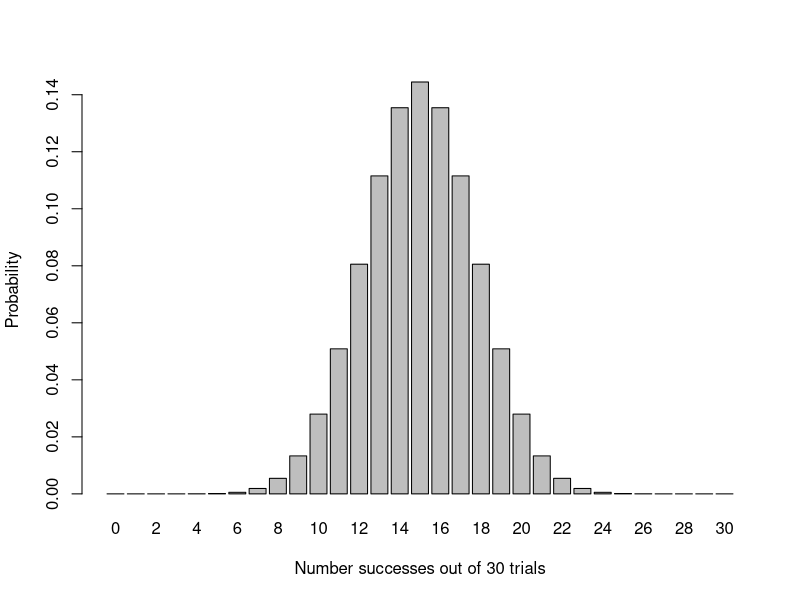
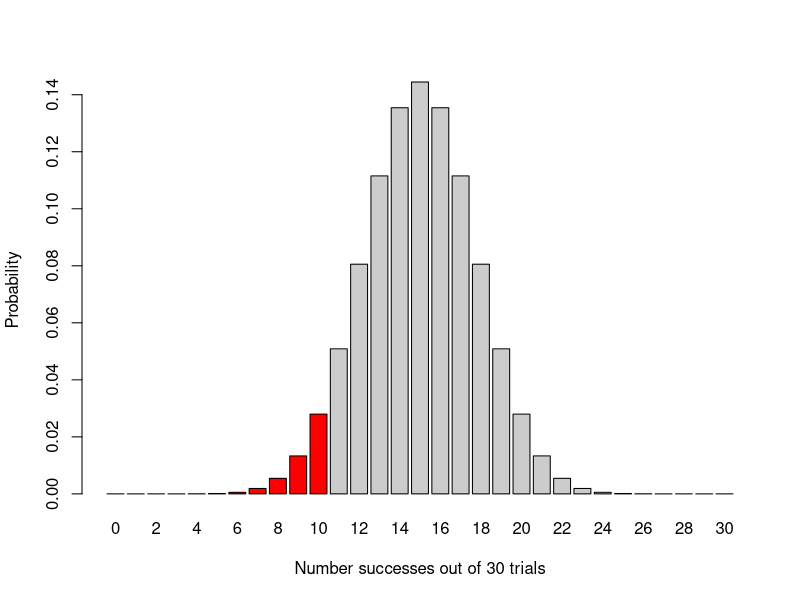
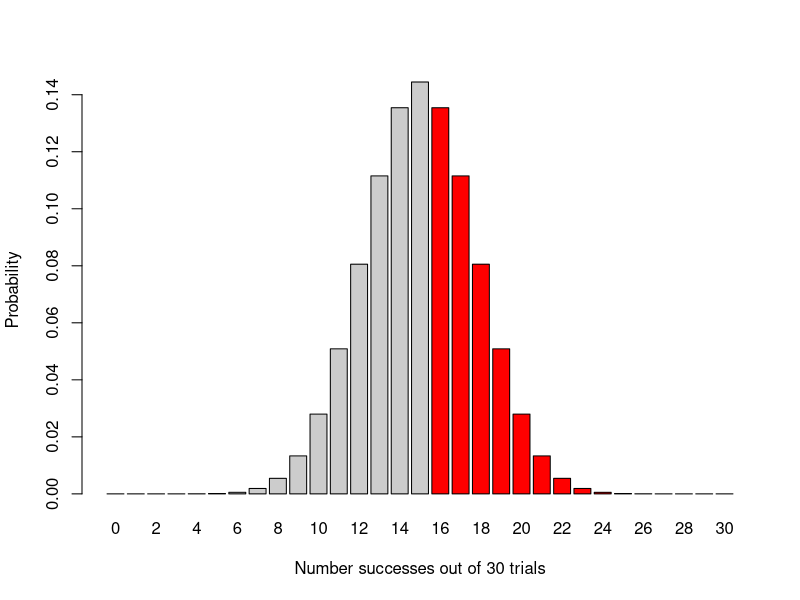
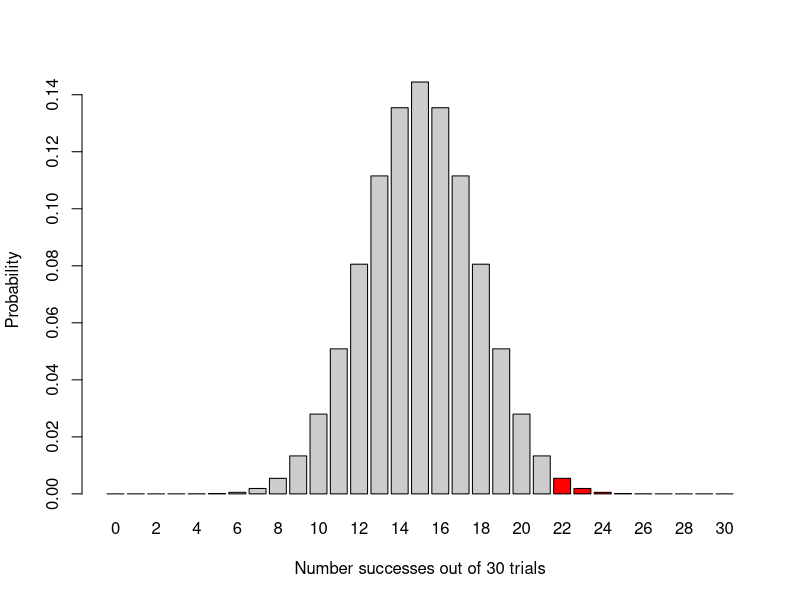
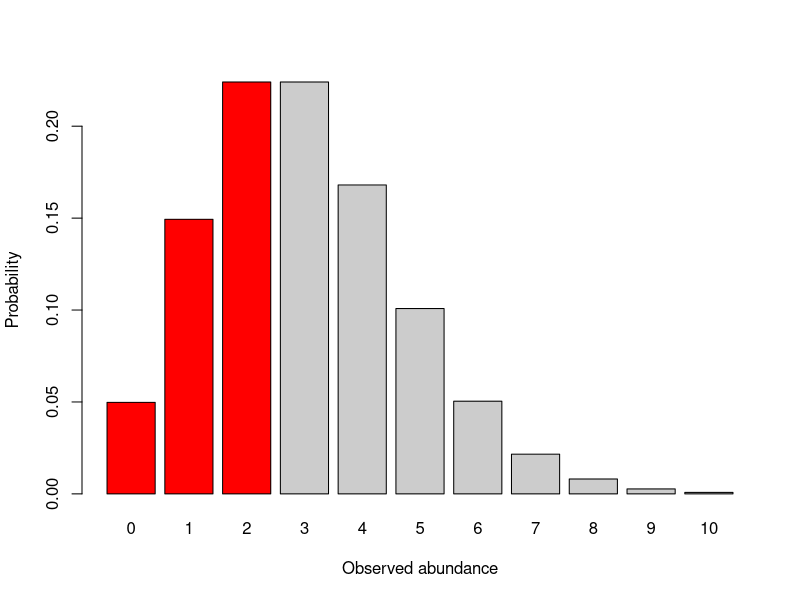
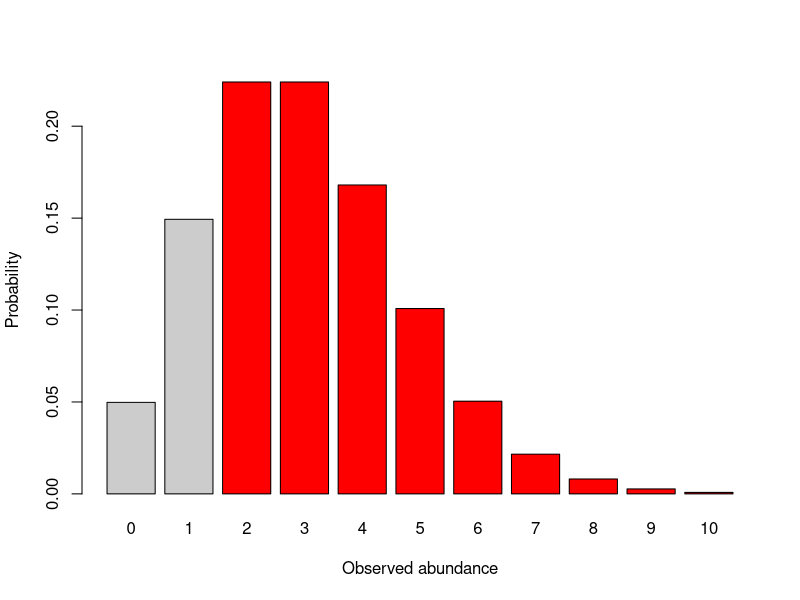
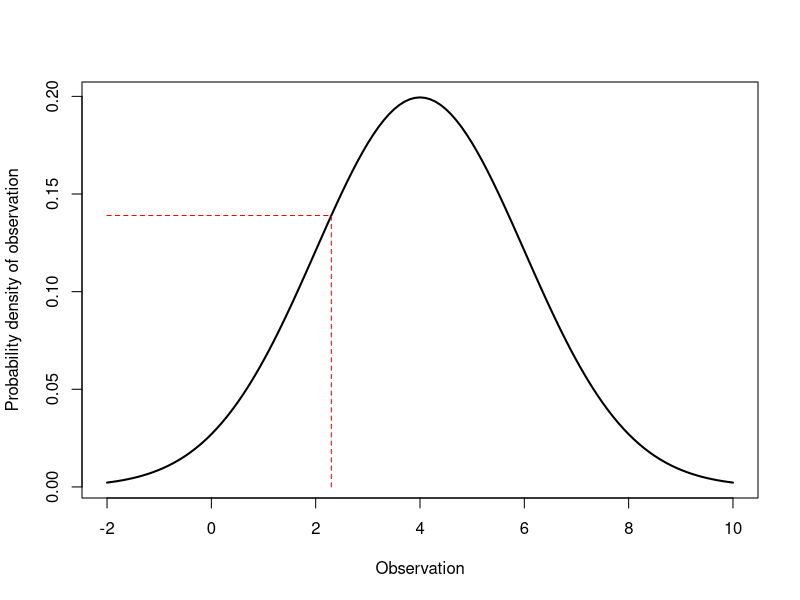
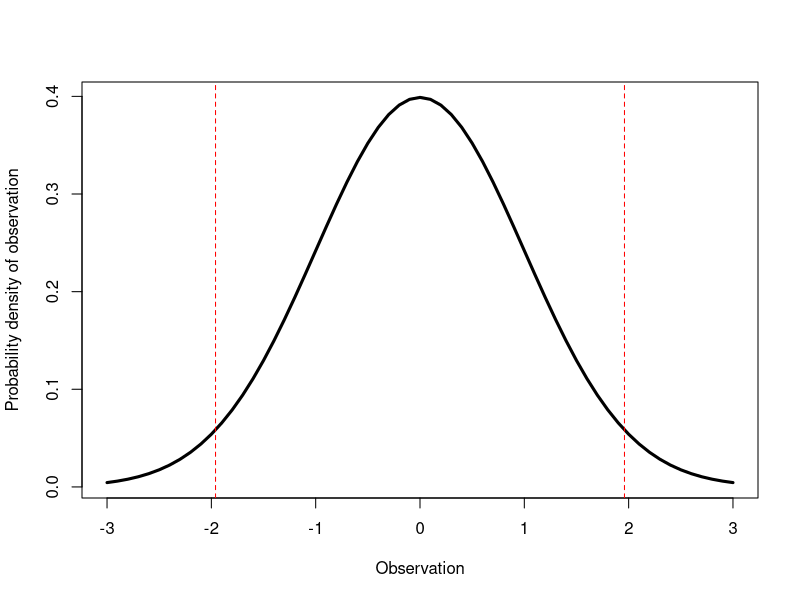

Source code (R) for these figures, in order:
## ---- chunk 1
# Run one by one to look at the help pages
?dbinom
?dpois
## ---- chunk 2
# Model/population parameters:
# (feel free to play around with the parameters)
successes = 10
n.trials = 30
p = 0.5

# probability:
dbinom(x = successes, size = n.trials, prob = p)
## ---- chunk 3
dbinom(15, 30, 0.5) # remember you don't have to name your arguments,
                    # SO LONG AS they are in the right order
## ---- chunk 4
## ~~ Run this line by line ~~ ##

successes = 10
n.trials = 30
p = 0.5

# reminder: the command X:Y gives you a vector of integers from X through Y
0:30

# most functions in R can take a vector (a string of numbers) as an argument
# in which case they run the function on each element of the vector in turn:
p.30.5 <- dbinom(x = 0:30, size = 30, prob = 0.5)

# Remember, we can pull out individual results from this vector by indexing:
p.30.5[1] # first entry, for x = 0 (probability of 0 successes)
p.30.5[11] # 11th entry, for x = 10

# If we wanted the probability of one result or the another,
# we can sum them:
p.30.5[2] + p.30.5[3] # probability of x = 1 or x = 2

# Note: they sum to 1:
sum(p.30.5)

# Make a plot to show all these together:
barplot(height = p.30.5, # height of the bars
        names.arg = 0:30, # names of the bars
        xlab = "Number successes out of 30 trials",
        ylab = "Probability"
) # the closing parenthesis is down here
## ---- chunk 5
sum( # dropping nested functions onto new lines is a common way to format code
  dbinom(0:10, 30, 0.5)
)

# Or, because we already have it saved:
sum(p.30.5[1:11])

barplot(height = p.30.5,
        names.arg = 0:30,
        xlab = "Number successes out of 30 trials",
        ylab = "Probability",
        col = c(rep('red', 11), rep('gray80', 20))
            # col is the color argument, to change the color of plots
            # c() concatenates its arguments into one vector
            # the rep() function repeats things
            # Together, I used these to supply the color of every bar
            # by repeating 'red' 11 times and 'gray80' 20 times.
)

## ---- chunk 6
# What is the probability of getting 16 or more heads out of 30?
 
barplot(height = p.30.5,
        names.arg = 0:30,
        xlab = "Number successes out of 30 trials",
        ylab = "Probability",
        col = c(rep('gray80', 16), rep('red', 15))
)

sum(p.30.5[17:31])
# High! That's not very extreme

# What about getting 22 or more heads out of 30?
barplot(height = p.30.5,
        names.arg = 0:30,
        xlab = "Number successes out of 30 trials",
        ylab = "Probability",
        col = c(rep('gray80', 22), rep('red', 9))
)

sum(p.30.5[23:31])
# Much smaller!
## ---- chunk 7
# 1.1a Vector of all probabilities:


# 1.1b Show these sum to 1:


# 1.2 Barplot to show the probablity distribution:


# 1.3 Probability of never encountering B. affinis:


# 1.4 Probability of encountering B. affinis exactly one site:


# 1.5 Probability of encounter B. affinis at *at least* one site:



## ---- chunk 8
# Model/population parameters:
successes = 10
n.trials = 30
p = 0.5

# probability of getting exactly X successes:
dbinom(successes, n.trials, p)

# probability of getting *X or fewer* successes:
pbinom(successes, n.trials, p)

# Probability of getting *more than X* successes:
pbinom(successes, n.trials, p, lower.tail = FALSE)
## ---- chunk 9
# Model/population parameters:
lambda = 3 # mean abundance or frequency
n.bins = 10 # number of outcomes to calculate probability of

# observed outcome:
obs = 2

# Probability of all outcomes:
probs <- dpois(0:n.bins, # Poisson does not have an upper bound,
                     # but we gotta cut it off somewhere.
                     # You can adjust this by changing n.bins, above
               lambda = lambda # the argument and object have the same name;
                               # that's ok
               )
sum(probs) # might round to 1, but technically does not sum to 1
           # because the Poisson does not have an upper bound

# probability of an observation less than or equal to obs:
ppois(obs, lambda)

# Barplot w/ red bars highlighting the probabilities to be summed:
barplot(height = probs, names.arg = 0:n.bins,
        xlab = "Observed abundance",
        ylab = "Probability",
        col = c(
          rep('red', obs+1),
          rep('gray80', n.bins-obs)
        ))

# or look at the upper tail:

# probability of observing abundance *at least as high* as `obs` 
# (we subtract 1 because the upper tail excludes the input value)
1 - ppois(obs-1, lambda)
# or make R do that subtraction part for you:
ppois(obs-1, lambda, lower.tail = F)

# Barplot w/ red bars highlighting the probabilities to be summed:
barplot(height = probs, names.arg = 0:n.bins,
        xlab = "Observed abundance",
        ylab = "Probability",
        col = c(
          rep('gray80', obs),
          rep('red', n.bins-obs+1)
        ))


## ---- chunk 10


## ---- chunk 11
# Model/population parameters:
mu = 4 # mean
sigma = 2 # standard deviation

# a specific observation:
obs = 2.3

# prob density:
dnorm(x = obs, mean = mu, sd = sigma)

## Plot:

# a range of x values to plot:
# (the seq() function creates a vector from a starting value to an ending value,
# by a given increment size)
x.vals <- seq(mu-3*sigma, # starting value 3 sd less than the mean
              mu+3*sigma, # ending value 3 sd greater than the mean
              by = 0.1) # increments of 0.1

# probability densities across that range:
prob.density <- dnorm(x = x.vals, mean = mu, sd = sigma)

# plot a curve:
# (note: we are approximating the curve by connecting many dots of a scatter plot)
plot(x.vals, prob.density, # first is x axis values, 2nd is y axis values
     type = 'l', # tells R to make it a line plot by connecting the dots
     xlab = "Observation",
     ylab = "Probability density of observation",
     lwd = 2 # line width double
     )

# Here are lines to pinpoint the prob. density of that observation:
# (don't worry about how this works unless you want to for funsies.
# Just know that these won't run on their own, they have to be run with the plot function)
segments(x0 = obs, y0 = 0, # draw a line segment, starting at (obs, 0)
         y1 = dnorm(obs, mu, sigma), # end at (obs, dnorm(obs))
         lty = 2, # line type 2 is a dashed line
          col = 'red' # make it red
       )

segments(x0 = min(x.vals), y0 = dnorm(obs, mu, sigma), # start at y axis
         x1 = obs, # and draw across
         lty = 2, # line type 2 is a dashed line
          col = 'red' # make it red
       )
       
## ---- chunk 12
# Model/population parameters:
# (mean = 0 and sd = 1 is the 'standard normal')
mu = 0
sigma = 1 

# observed value:
obs = 1

# probability of observation less than or equal to obs:
pnorm(obs, mean = mu, sd = sigma)

# P(greater than obs):
pnorm(obs, mu, sigma, lower.tail = F)

# Probability between -1 and 1:
pnorm(1, mu, sigma) - pnorm(-1, mu, sigma)

# 95% of observations will be between the mean +/- 1.96*sigma:
pnorm(mu + 1.96*sigma, mu, sigma) - pnorm(mu - 1.96*sigma, mu, sigma)


# Plot to demonstrate:

x.vals <- seq(mu-3*sigma, # starting value 3 sd less than the mean
              mu+3*sigma, # ending value 3 sd greater than the mean
              by = 0.1) # increments of 0.1

# probability densities across that range:
prob.density <- dnorm(x = x.vals, mean = mu, sd = sigma)

plot(x.vals, prob.density, # first is x axis values, 2nd is y axis values
     type = 'l', # tells R to make it a line plot by connecting the dots
     xlab = "Observation",
     ylab = "Probability density of observation",
     lwd = 3 # line width triple
     )

# vertical line at +/- 1.96 standard deviations:
abline(v = c(mu - 1.96*sigma, mu + 1.96*sigma), # v stands for vertical
       col = 'red', 
       lty = 2)
## ---- chunk 13
# 95th percentile of the standard normal distribution:
# (95% of observations are expected to be less than this value)
qnorm(0.95)

# 5th percentile:
qnorm(0.05) # notice: the normal is symmetrical!

# 95th percentile of a Poisson with lambda = 5:
# (only 5% of observations are expected to be greater than 9)
qpois(0.95, lambda = 5)
## ---- chunk 14
# 3.1: P(x = 3)


# 3.2: P(x <= 3)


# 3.3: P(x > 3)


# 3.4 P(8 < x < 9)


# 3.5 66th percentile:
## ---- chunk 15
# For the color variant:


# For the shape variant:
